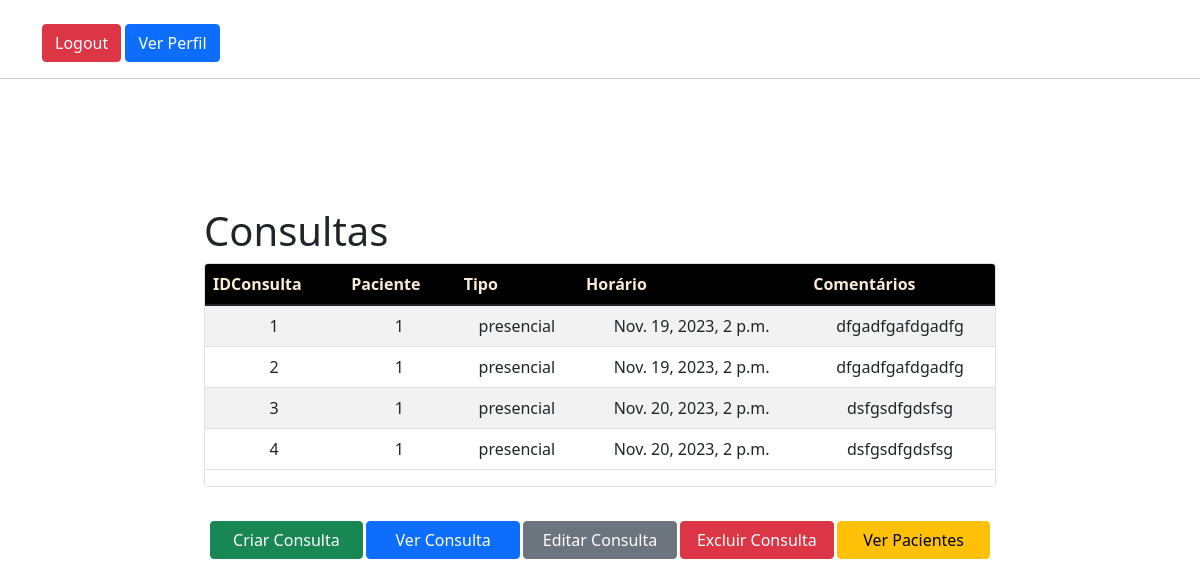
Before: /polls/getconsultasprofissional/ (signed in) with the older database file.
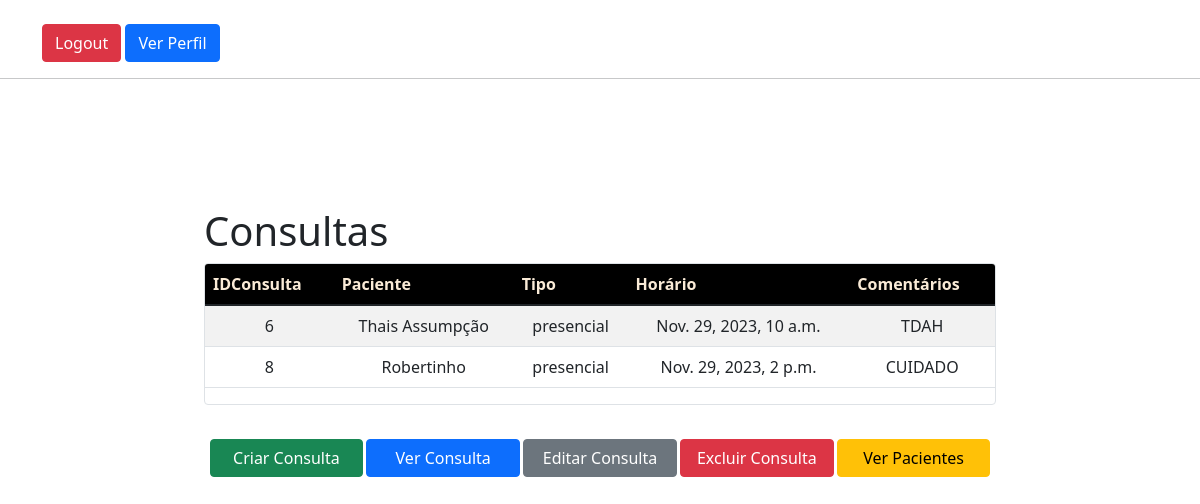
After: the same page with the newer database file.
### polls/models.py (models this page shows)
class Consulta(models.Model):
    IDConsulta = models.AutoField(primary_key=True)
    IDPaciente = models.ForeignKey(Paciente, on_delete=models.CASCADE)
    IDProfissional = models.ForeignKey(ProfissionalSaude, on_delete=models.CASCADE)
    NomeCompleto = models.CharField(max_length=255)
    DataHoraConsulta = models.DateTimeField()
    opcoesAtendimento = (
        ("presencial", "Presencial"),
        ("remoto", "Remoto"),
        ("indefinido", "Indefinido"),
    )
    Atendimento = models.CharField(max_length=255, choices=opcoesAtendimento)
    Valor = models.FloatField(null=True)
    Comprovante = models.TextField(null=True)
    Comentarios = models.TextField(null=True)
    Cor = models.CharField(max_length=255, null=True)
    CreatedAt = models.DateTimeField()
    UpdatedAt = models.DateTimeField()
    Active = models.BooleanField()
    IDReference = models.TextField(max_length=255)

### polls/views.py (the view)
# urls.py: path("getconsultasprofissional/", views.GetConsultasProfissional, name="GetConsultasProfissional"),
@login_required
def GetConsultasProfissional(request):
    context = {}
    consulta = Consulta.objects.filter(IDReference=request.user.id, Active=True)
    consultaData = [{
        "IDConsulta": item.IDConsulta,
        "NomeCompleto": item.NomeCompleto,
        "DataHoraConsulta": item.DataHoraConsulta,
        "Atendimento": item.Atendimento,
        "Valor": item.Valor,
        "Comentarios": item.Comentarios
    } for item in consulta]
    context["consulta"] = consultaData
    return render(request, "reads/home.html", context)

### templates/reads/home.html (shortened to what this page needs)
{% extends "base.html" %}
{% load static %}
{% load bootstrap_icons %}
{% load widget_tweaks %}
{% block content %}
<div class="col-md-8">
  <h1>Consultas</h1>
  <div style="overflow: auto;max-height: 25rem;" class=" table-responsive-xl overflow-auto border rounded col card">
    <table id="tabe-requests" class="table table-striped" style="overflow: auto;max-height: 25rem;">
      <thead style="background-color: black;color: antiquewhite;">
        <tr>
          <th scope="col">IDConsulta</th>
          <th scope="col">Paciente</th>
          <th scope="col">Tipo</th>
          <th scope="col">Horário</th>
          <th scope="col">Comentários</th>
        </tr>
      </thead>
      <tbody style="overflow-y: scroll; max-height: 25rem;" class="text-center">
        {% for consult in consulta %}
        <tr>
          <td>{{consult.IDConsulta}}</td>
          <td>{{consult.NomeCompleto}}</td>
          <td>{{consult.Atendimento}}</td>
          <td>{{consult.DataHoraConsulta}}</td>
          <td>{{consult.Comentarios}}</td>
        </tr>
        {% endfor %}
      </tbody>
    </table>
  </div>
  <div class="row" style="margin-top: 1rem;padding: 1rem;">
    <a href="{% url 'workinator:CadastroConsulta' %}" style="margin: 0.1rem;" class="btn btn-success col" `>Criar Consulta</a>
    <a href="{% url 'workinator:GetConsulta' %}" style="margin: 0.1rem;" class="btn btn-primary col" `>Ver Consulta</a>
    <a href="{% url 'workinator:AtualizaConsulta' %}" style="margin: 0.1rem;" class="btn btn-secondary col" `>Editar Consulta</a>
    <a href="{% url 'workinator:DeleteConsulta' %}" style="margin: 0.1rem;" class="btn btn-danger col" `>Excluir Consulta</a>
    <a href="{% url 'workinator:GetPacientesProfissional' %}" style="margin: 0.1rem;" class="btn btn-warning col" `>Ver Pacientes</a>
  </div>
</div>
{% endblock %}

Changed rows visible on the page:
no longer on this page (row edited): Consulta: Atendimento "presencial", DataHoraConsulta "Nov. 19, 2023, 2 p.m.", Comentarios "dfgadfgafdgadfg"
no longer on this page (row edited): Consulta: Atendimento "presencial", DataHoraConsulta "Nov. 19, 2023, 2 p.m.", Comentarios "dfgadfgafdgadfg"
no longer on this page (row edited): Consulta: Atendimento "presencial", DataHoraConsulta "Nov. 20, 2023, 2 p.m.", Comentarios "dsfgsdfgdsfsg"
no longer on this page (row edited): Consulta: Atendimento "presencial", DataHoraConsulta "Nov. 20, 2023, 2 p.m.", Comentarios "dsfgsdfgdsfsg"
added Consulta: NomeCompleto "Thais Assumpção", Atendimento "presencial", DataHoraConsulta "Nov. 29, 2023, 10 a.m.", Comentarios "TDAH"
added Consulta: NomeCompleto "Robertinho", Atendimento "presencial", DataHoraConsulta "Nov. 29, 2023, 2 p.m.", Comentarios "CUIDADO"
Other visible differences:
new list line: "6"
new list line: "8"
list line gone: "1 1"
list line gone: "2 1"
list line gone: "3 1"
list line gone: "4 1"
